Frame 1 (no input): blank canvas, image omitted
Frame 60 (the mouse pressed at the canvas centre just before this capture): blank canvas, image omitted
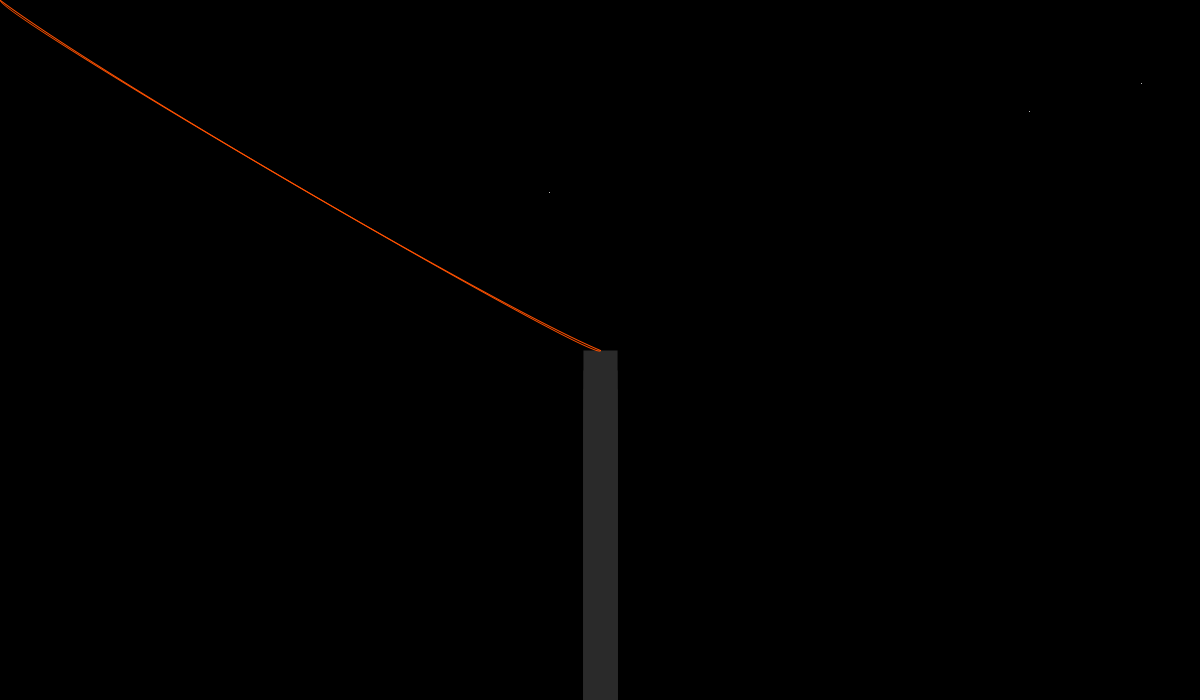
Frame 120 (the mouse held since frame 60 and released just before this capture)

The Processing sketch whose frames 1 and 60 were blank and that drew this single picture after the mouse press (run headless with seeded random() and noise(); from frame 60 on, the mouse is pressed at the canvas centre):

// Processing sketch: tentativo_linea
// ── tentativo_linea.pde
float lineWidth;
float xoff = (0.01);
// Set the starting position of the line
int x;
float rgray;
int y;
int i;
int x1 = 250;
int y1 = 700;
float roy;
float rooy;
int ox;
int oy;
int oox;
int ooy;
  
// Set the ending position of the line
int y2 = 250;

// Set the length of the line
int lineLength = y1 - y2;

// Set the animation duration in milliseconds
int duration = 300;

// Set the starting time
long startTime;

// Flag to keep track of whether the animation is running
boolean animationRunning = false;

void setup() {
  size(1200, 700);
  background(0);
  smooth();
  startTime = millis();
  print (height);
}

void draw() {
  // If the animation is not running, do not draw the line
  if (!animationRunning) {
    return;
  }
  // Calculate the elapsed time
  float elapsedTime = millis() - startTime;

  // Calculate the fraction of the animation that has completed
  float t = elapsedTime / duration;

  // Use the fraction to calculate the current length of the line
  int currentLength = (int) (t * (y1 - y2));
  // Set the starting and ending points of the curve
 /* float c1 = lastClick2[0];
  float v1 = lastClick2[1];
  float c2 = x1;
  float v2 = y1 - currentLength;*/
  // Draw the line
  stroke(rgray);
  strokeWeight(lineWidth);
  strokeCap(SQUARE);
  line(x1, y1, x1, y1 - currentLength);
  stroke(255);
  strokeWeight(1);
  strokeCap(ROUND);
  // curve(c1, c1, c1, v1, c2, v2, c2, c2);
  // If the animation has completed, stop drawing
  if (elapsedTime >= duration) {
  /*if (lineWidth > 25) {
      int rows = 10
      int columns = 2;
      int windowWidth = 9;
      int windowHeight = 9;
      int gap = 4;
      // Set the starting position of the first window
      int x = 10;
      int y = 10;
      for (int i = 0; i < rows; i++) {
        for (int j = 0; j < columns; j++) {
          rect(x + j * (windowWidth + gap), y + i * (windowHeight + gap), windowWidth, windowHeight);
        }
      }
    }*/
    smooth();
    stroke(255, 81, 0);
    noFill();
    xoff = xoff + 0.01;
    curve(ox, oy-100, ox, oy, x1, y2, x1, y2-100);
    curve(x1, y2-100, oox, ooy, x1, y2, oox, ooy-100);
    for (i = 0; i < 3; i++){
      stroke(255);
      point(random(0, width), random(0, 350));
    }
    animationRunning = false;
  }
}

// Start the animation when the mouse is pressed
void mousePressed() {
  x1 = mouseX;
  y2 = mouseY;
  
  // Set the width of the line
  lineWidth = random(5, 50);
  animationRunning = true;
  startTime = millis();
  oox = ox;
  ooy = oy;
  ox = x;
  oy = y;
  x = x1;
  y = y2;
  roy = (700 - noise(xoff) * (700 - oy));
  rooy = (700 - noise(xoff) * (700 - ooy));
  rgray = random(30, 80);
}
